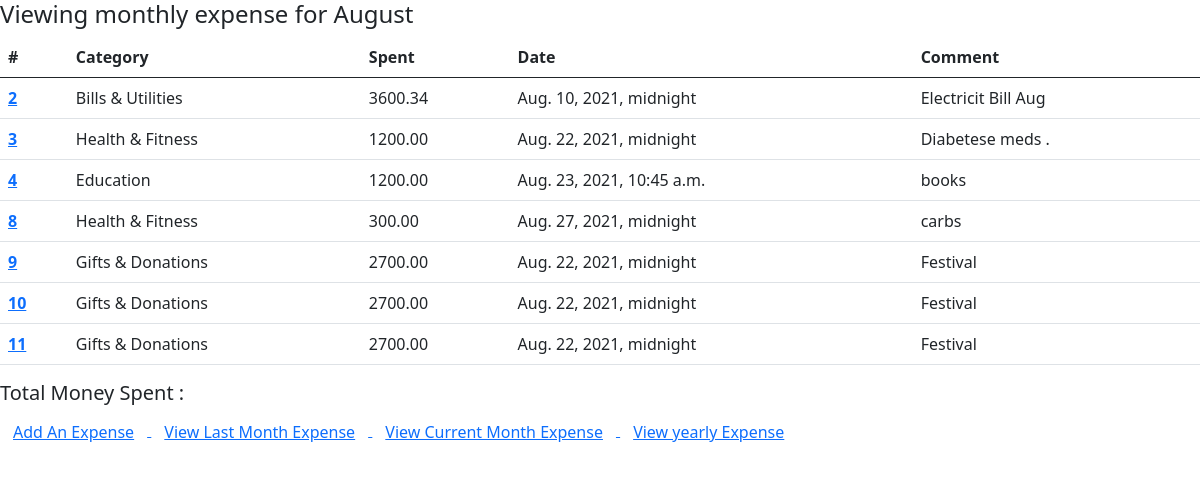
The page /expense/month/current/ on the database its author committed.
### ExpenseTracker/models.py (models this page shows, shortened)
class Expense(models.Model):
	CATEGORY_OF_EXPENSES = [
		('Travel','Travel'),
		('Education','Education'),
		('Gifts & Donations','Gifts & Donations'),
		('Investments','Investments'),
		('Bills & Utilities','Bills & Utilities'),
		('Food & Dining','Food & Dining'),
		('Health & Fitness','Health & Fitness'),
		('Personal Care','Personal Care'),
		('Fees & Charges','Fees & Charges'),
		('Others','Others')
	]
	category = models.CharField(max_length=70, choices=CATEGORY_OF_EXPENSES, default = 'OT')
	spent = models.DecimalField(max_digits=7, decimal_places=2)
	date = models.DateTimeField()
	comment = models.TextField(max_length=300, null=True)

### ExpenseTracker/views.py (the view)
# urls.py: path('month/current/', views.currentMonthExpense, name="current_month_exp"),
def currentMonthExpense(request):
	current_month = datetime.date.today().strftime("%m")
	month_name = datetime.date.today().strftime("%B")
	expense_of_month = Expense.objects.filter(date__month=int(current_month))
	context = {'expenses':expense_of_month,'month_name':month_name}
	return render(request, 'ExpenseTracker/month_exp.html',context)

### ExpenseTracker/templates/ExpenseTracker/month_exp.html
{% extends 'ExpenseTracker/base.html' %}
{%  block body %}
<h4> Viewing monthly expense for {{month_name}} </h4>
	<table class="table">
	<thead>
	<tr>
		<th scope="col">#</th>
		<th scope="col">Category</th>
		<th scope="col">Spent</th>
		<th scope="col">Date</th>
		<th scope="col">Comment</th>
	</tr>
	</thead>
	<tbody>
	{% for expense in expenses %}
		<tr>
			<th scope="row"><a href="#">{{expense.id}}</a></th>
			<td>{{expense.category}}</td>
			<td>{{expense.spent}}</td>
			<td>{{expense.date}}</td>
			<td>{{expense.comment}}</td>
		</tr>
		{% endfor %}
	</tbody>
</table>
<h5> Total Money Spent : {{total}} </h5>
<a href="{% url 'add' %}">
<button type="button" class="btn btn-link">Add An Expense</button>
</a>
<a href="{% url 'prev_month_exp' %}">
<button type="button" class="btn btn-link">View Last Month Expense</button>
</a>
<a href="{% url 'current_month_exp' %}">
<button type="button" class="btn btn-link">View Current Month Expense</button>
</a>
<a href="{% url 'year_exp' %}">
<button type="button" class="btn btn-link">View yearly Expense</button>
</a>
{% endblock %}

### rows shown on the page
Expense: id "2", category "Bills & Utilities", spent "3600.34", date "Aug. 10, 2021, midnight", comment "Electricit Bill Aug"
Expense: id "3", category "Health & Fitness", spent "1200.00", date "Aug. 22, 2021, midnight", comment "Diabetese meds ."
Expense: id "4", category "Education", spent "1200.00", date "Aug. 23, 2021, 10:45 a.m.", comment "books"
Expense: id "8", category "Health & Fitness", spent "300.00", date "Aug. 27, 2021, midnight", comment "carbs"
Expense: id "9", category "Gifts & Donations", spent "2700.00", date "Aug. 22, 2021, midnight", comment "Festival"
Expense: id "10", category "Gifts & Donations", spent "2700.00", date "Aug. 22, 2021, midnight", comment "Festival"
Expense: id "11", category "Gifts & Donations", spent "2700.00", date "Aug. 22, 2021, midnight", comment "Festival"
